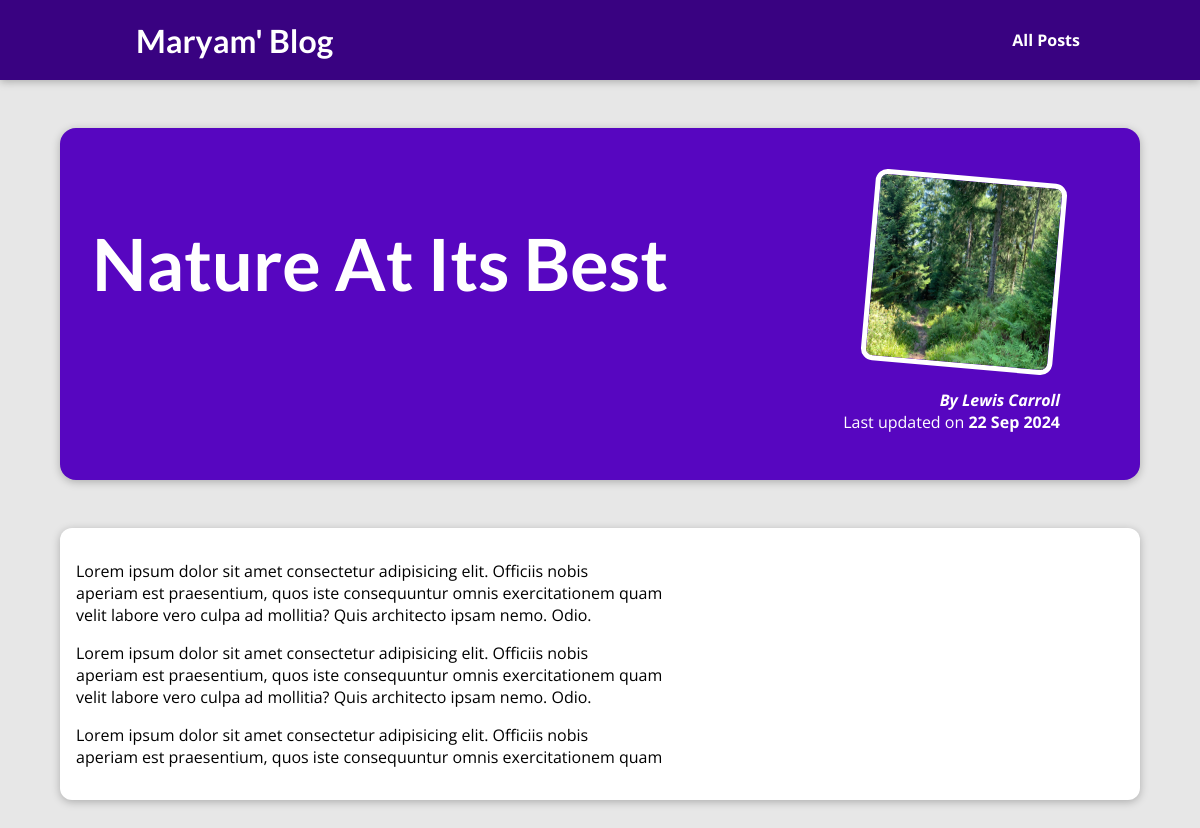
The app's page /posts/into-the-woods with its own data.
### personal_blogs/models.py (models this page shows)
class Post(models.Model):
    title = models.CharField(max_length=150)
    excerpt = models.CharField(max_length=200)
    image_name = models.CharField(max_length=100)
    date = models.DateField(auto_now=True)
    slug = models.SlugField(unique=True, db_index=True)
    content = models.TextField(validators=[MinLengthValidator(10)])
    author = models.ForeignKey(
        Author, on_delete=models.SET_NULL, null=True, related_name="posts")
    tags = models.ManyToManyField(Tag)

class Author(models.Model):
    first_name = models.CharField(max_length=100)
    last_name = models.CharField(max_length=100)
    email_address = models.EmailField()
    def full_name(self):
        return f"{self.first_name} {self.last_name}"
    def __str__(self):
        return self.full_name()

### personal_blogs/views.py (the view)
# urls.py: path("posts/<slug:slug>", views.post_detail, name="post-detail")
def post_detail(request, slug):
    identified_post = get_object_or_404(Post, slug=slug)
    return render(request, "personal_blogs/post-detail.html", {
        "post": identified_post
    })

### personal_blogs/templates/personal_blogs/post-detail.html (shortened to what this page needs)
{% extends "base.html" %}
{% load static %}
{% block css_files %}
  <link rel="stylesheet" href="{% static "personal_blogs/post.css" %}" />
  <link rel="stylesheet" href="{% static "personal_blogs/post-detail.css" %}" />
{% endblock %}
{% block content %}
<section id="summary">
  <h2>{{ post.title }}</h2>
  <article>
    <img src="{% static "personal_blogs/images/"|add:post.image_name %}" alt="{{ post.title }}" />
    <address>By {{ post.author }}</address>
    <div>Last updated on <time>{{ post.date|date:"d M Y" }}</time></div>
  </article>
</section>
<main>
  {{ post.content|linebreaks }}
</main>
{% endblock %}

### static/app.css (style rules this page uses)
* { box-sizing: border-box; }
html { font-family: 'Open Sans', 'Lato', sans-serif; }
body { margin: 0; }
h1, h2, h3 { font-family: 'Lato', sans-serif; font-weight: bold; }

### personal_blogs/static/personal_blogs/post-detail.css (style rules this page uses)
body { background-color: #e7e7e7; }
#summary { margin: 8rem auto 3rem auto; padding: 2rem; width: 90%; max-width: 90rem; border-radius: 16px; background-color: #5706c0; position: relative; box-shadow: 0 2px 8px rgba(0, 0, 0, 0.25); height: 22rem; }
#summary h2 { color: white; font-size: 4.5rem; margin-bottom: 0.25rem; }
#summary article { position: absolute; top: 2rem; right: 3rem; padding: 1rem 2rem; border-radius: 12px; text-align: right; color: white; }
#summary article img { width: 12rem; height: 12rem; border-radius: 12px; transform: rotateZ(5deg); border: 5px solid white; margin-bottom: 1rem; }
#summary address { font-weight: bold; }
#summary time { font-weight: bold; }
main { width: 90%; max-width: 90rem; margin: 3rem auto; background-color: white; padding: 1rem; border-radius: 12px; box-shadow: 0 2px 8px rgba(0, 0, 0, 0.25); }

### records on screen
Post: title "Nature At Its Best", image_name (picture), author "Lewis Carroll", date "22 Sep 2024", content "Lorem ipsum dolor sit amet consectetur adipisicing elit. Officiis nobis aperiam est praesentium, quos iste consequuntur omnis exercitationem quam velit labore vero culpa ad mollitia? Quis architecto ipsam nemo. Odio. Lorem ipsum dolor sit amet consectetur adipisicing elit. Officiis nobis aperiam est praesentium, quos iste consequuntur omnis exercitationem quam velit labore vero culpa ad mollitia? Quis architecto ipsam nemo. Odio. Lorem ipsum dolor sit amet consectetur adipisicing elit. Officiis nobis aperiam est praesentium, quos iste consequuntur omnis exercitationem quam"
